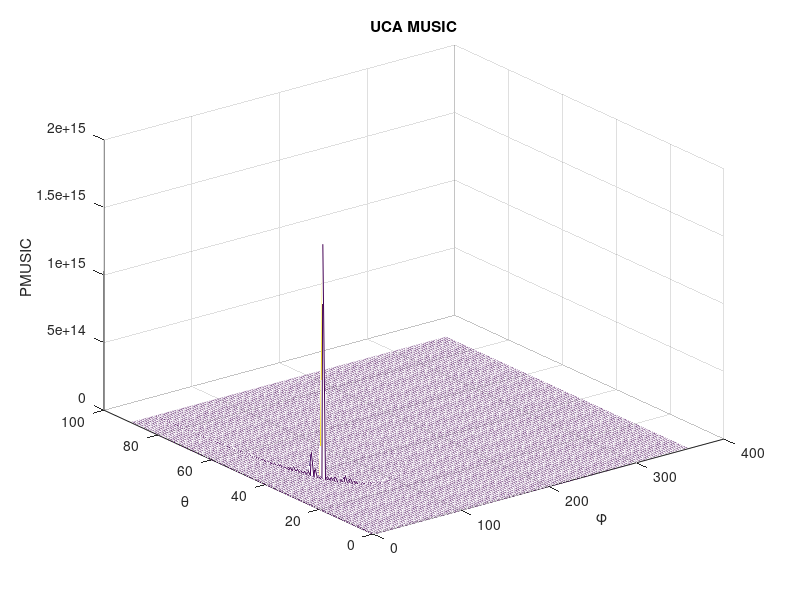

The MATLAB source for this figure:
%%%%%%%%%%%

%%Here is a Matlab code that I have written so far..

clear all;
close all;
clc;

tic;

r=1; % Radius (m)
N=16; % Number of Elements
d=2*r*sin(pi/N); % Inter element spacing

s=1; % Number of source signals

noise_var=0;

gamma=2*pi/N*(0:N-1); % Angle between two sensors (wrt origin and ref sensor)

fc=30e3; % Carrier frequency
c=3e8; % Speed of light (m/s)
lambda=c/fc; % wavelength

a_theta=35; % Elevation Angle [0 90]
a_phi=50; % Azimuth angle [0 2pi)

zeta=2*pi/lambda*r*sin(a_theta*pi/180);
A=exp(1i*zeta*cos((a_phi-gamma)*pi/180)).'; % Steering vector

samples=100;
t=(0:samples-1)/1000; % Time

S=sin(2*pi*fc*t);

X=A*S; % Received Signal

noise=sqrt(noise_var/2)*(randn(size(X))+1i*randn(size(X))); % Uncorrelated noise

X=X+noise;

R=X*X'/samples;

[Q,D]=eig(R); % Compute eigendecomposition of covariance matrix
[D,I]=sort(diag(D),1,'descend'); % Find s largest eigenvalues
Q=Q(:,I); % Sort the eigenvectors to put signal eigenvectors first
Qs=Q(:,1:s); % Get the signal eigenvectors
Qn=Q(:,s+1:N); % Get the noise eigenvectors

theta=0:90;
phi=0:1:359;

p_MUSIC=zeros(length(theta),length(phi));

for ii=1:length(theta)
    for iii=1:length(phi)
        zeta=2*pi/lambda*r*sin(theta(ii)*pi/180);
        A=exp(1i*zeta*cos((phi(iii)-gamma)*pi/180)).'; % Steering vector
        p_MUSIC(ii,iii)=(1/(A'*(Qn*Qn')*A));
% p_MUSIC(ii,iii)=(1/norm(A'*Qn));
    end
end

mesh(phi,theta,abs(p_MUSIC))
grid on;xlabel('\phi');ylabel('\theta');zlabel('PMUSIC');title('UCA MUSIC');


toc;